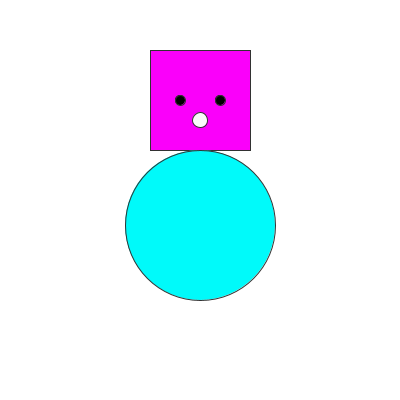
Frame 1 (no input)
Frame 60 (the mouse pressed at the canvas centre just before this capture): identical to frame 1, image omitted
Frame 120 (the mouse held since frame 60 and released just before this capture): identical to frame 1, image omitted

The Processing sketch that drew this single still picture (run headless with seeded random() and noise(); from frame 60 on, the mouse is pressed at the canvas centre):

// Processing sketch: AnnLearningGit
// ── AnnLearningGit.pde
/* Working through Shiffman's "Learning Processing" 
This is my Zoog */
void setup(){
size(400,400);
}
void draw(){
background(255);
ellipseMode(CENTER);
rectMode(CENTER);
stroke(50);
fill(250,0,250);
rect(200,100,100,100);
fill(0,250,250);
ellipse(200,225,150,150);
fill(0);
ellipse(180, 100, 10,10);
ellipse(220, 100, 10,10);
fill(250);
ellipse(200, 120, 15,15);}
